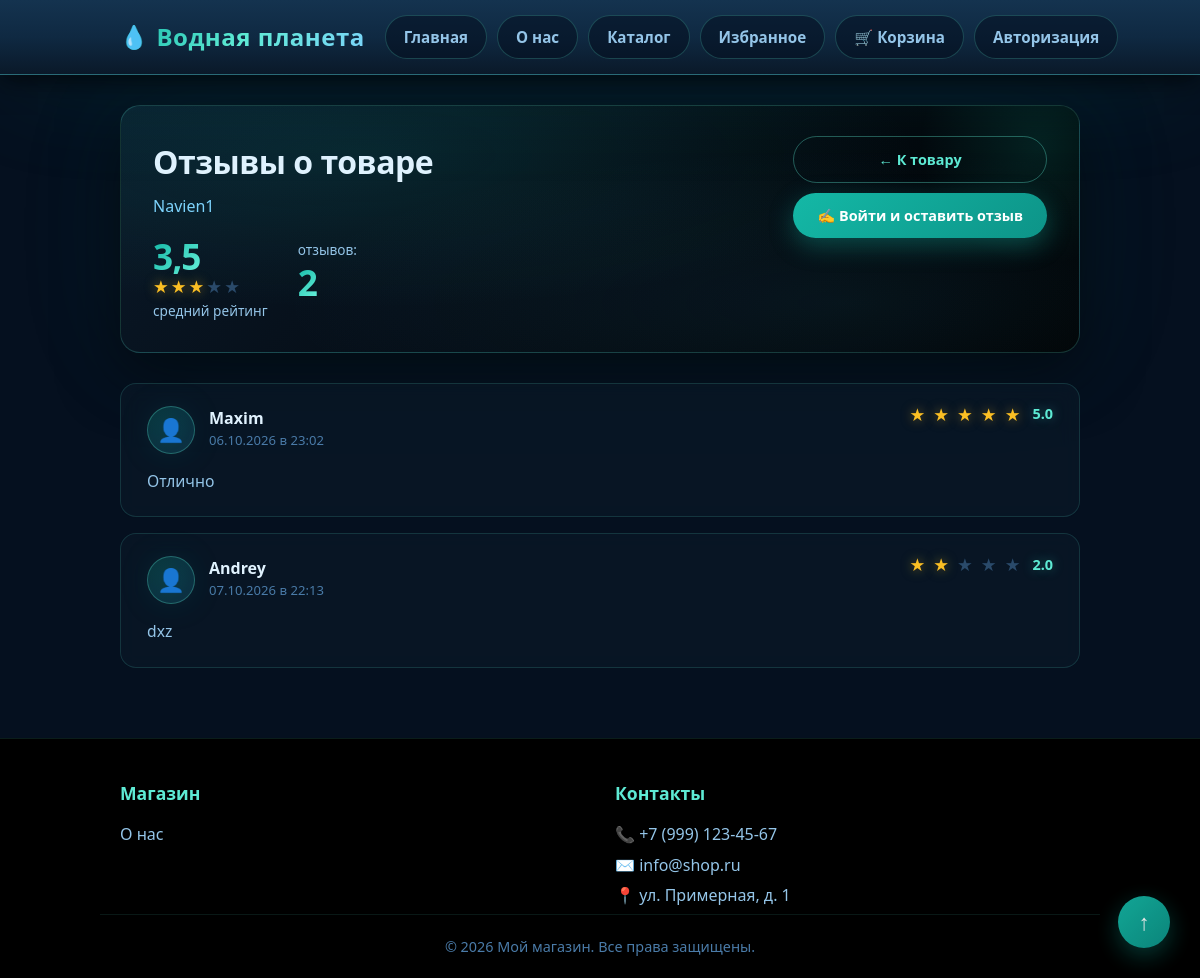
Page /products/review/4 on the committed database.
### products/models.py (models this page shows, shortened)
class Product(models.Model):
	name = models.CharField(max_length=128, unique=True)
	image = models.ImageField(upload_to="products_media/", blank=True)
	description = models.TextField(blank=True)
	short_description = models.CharField(max_length=128, blank=True)
	price = models.DecimalField(max_digits=10, decimal_places=2)
	quantity = models.PositiveIntegerField(default=1)
	length = models.PositiveIntegerField()
	width = models.PositiveIntegerField()
	height = models.PositiveIntegerField()
	power = models.PositiveIntegerField(blank=True)
	life = models.PositiveIntegerField()
	category = models.ForeignKey(ProductCategory, on_delete=models.CASCADE)
	@property
	def rating(self):
		ratings = [review.rating for review in Review.objects.filter(product=self)]
		if ratings:
			rating = Decimal(str(sum(ratings) / len(ratings)))
		else:
			rating = Decimal("0")
		rating = rating.quantize(Decimal("0.1"), rounding=ROUND_HALF_UP)
		return rating
	@property
	def quant_rating(self):
		ratings = [review for review in Review.objects.filter(product=self)]
		return len(ratings)

class Review(models.Model):
	user = models.ForeignKey(User, on_delete=models.CASCADE)
	product = models.ForeignKey(Product, on_delete=models.CASCADE)
	rating = models.PositiveIntegerField(default=0)
	created_timestamp = models.DateTimeField(auto_now_add=True)
	description = models.TextField(blank=True)

### users/models.py (models this page shows)
class User(AbstractUser):
	phone_number = models.CharField(max_length=11)
	last_name = models.CharField(max_length=100)
	image = models.ImageField(upload_to="products_media/", blank=True)

### products/views.py (the view)
# urls.py: path('review/<int:product_id>', review, name='review'),
def review(request, product_id):
	product = Product.objects.get(id=product_id)
	context = {
		'reviews': Review.objects.filter(product=product),
		'reviews_count': len(Review.objects.filter(product=product)),
		'product': product,
		'ratings': [1, 2, 3, 4, 5],
	}
	return render(request, 'products/review.html', context=context)

### products/templates/products/review.html (shortened to what this page needs)
{% extends "products/base.html" %}
{% load static %}
{% block css %}
<link href="{% static 'css/review.css' %}" rel="stylesheet">
{% endblock %}
{% block content %}
<div class="reviews-page">
    <div class="container">
        <header class="reviews-header">
            <div class="reviews-header__info">
                <h1>Отзывы о товаре</h1>
                <p class="reviews-header__product">{{ product.name }}</p>
                <div class="reviews-header__stats">
                    <div class="reviews-stat">
                        <div class="reviews-stat__value">{{ product.rating }}</div>
                        <div class="reviews-stat__stars">
                            {% for i in ratings %}
                                {% if i <= product.rating %}
                                    <span class="star-filled">★</span>
                                {% else %}
                                    <span class="star-empty">★</span>
                                {% endif %}
                            {% endfor %}
                        </div>
                        <div class="reviews-stat__label">средний рейтинг</div>
                    </div>
                    <div class="reviews-stat">
                        <div class="reviews-stat__label">
                            отзывов:
                        </div>
                        <div class="reviews-stat__value">{{ product.quant_rating }}</div>
                    </div>
                </div>
            </div>
            <div class="reviews-header__actions">
                <a href="{% url 'products:product_detail' product.id %}" class="reviews-btn reviews-btn--secondary">
                    ← К товару
                </a>
                {% if user.is_authenticated %}
                    <a href="{% url 'products:product_detail' product.id %}#review" class="reviews-btn reviews-btn--primary">
                        ✍️ Оставить отзыв
                    </a>
                {% else %}
                    <a href="{% url 'users:login' %}" class="reviews-btn reviews-btn--primary">
                        ✍️ Войти и оставить отзыв
                    </a>
                {% endif %}
            </div>
        </header>
        <section class="reviews-section">
            {% if reviews %}
                <div class="reviews-list">
                    {% for review in reviews %}
                        <article class="review-card">
                            <div class="review-card__header">
                                <div class="review-card__author">
                                    <div class="review-card__avatar">👤</div>
                                    <div class="review-card__author-info">
                                        <div class="review-card__name">{{ review.user.username }}</div>
                                        <div class="review-card__date">
                                            {{ review.created_timestamp|date:"d.m.Y в H:i" }}
                                        </div>
                                    </div>
                                </div>
                                <div class="review-card__rating">
                                    {% for i in "12345" %}
                                        {% if forloop.counter <= review.rating %}
                                            <span class="star-filled">★</span>
                                        {% else %}
                                            <span class="star-empty">★</span>
                                        {% endif %}
                                    {% endfor %}
                                    <span class="review-card__rating-num">{{ review.rating }}.0</span>
                                </div>
                            </div>
                            <p class="review-card__text">{{ review.description }}</p>
                        </article>
                    {% endfor %}
                </div>
            {% endif %}
        </section>
    </div>
</div>
{% endblock %}

### static/css/base.css (style rules this page uses)
* { margin: 0; padding: 0; box-sizing: border-box; }
html { scroll-behavior: smooth; scroll-padding-top: 100px; }
body { font-family: 'Segoe UI', Tahoma, Geneva, Verdana, sans-serif; line-height: 1.6; color: #e0f2fe; background-color: #05101f; display: flex; flex-direction: column; min-height: 100vh; }
a { text-decoration: none; color: inherit; }
.container { max-width: 1200px; margin: 0 auto; padding: 0 20px; width: 100%; }

### rows in the picture
Product: name "Navien1", rating "3,5", quant_rating "2"
Review: user.username "Maxim", created_timestamp "06.10.2026 в 23:02", rating "5", description "Отлично"
Review: user.username "Andrey", created_timestamp "07.10.2026 в 22:13", rating "2", description "dxz"
